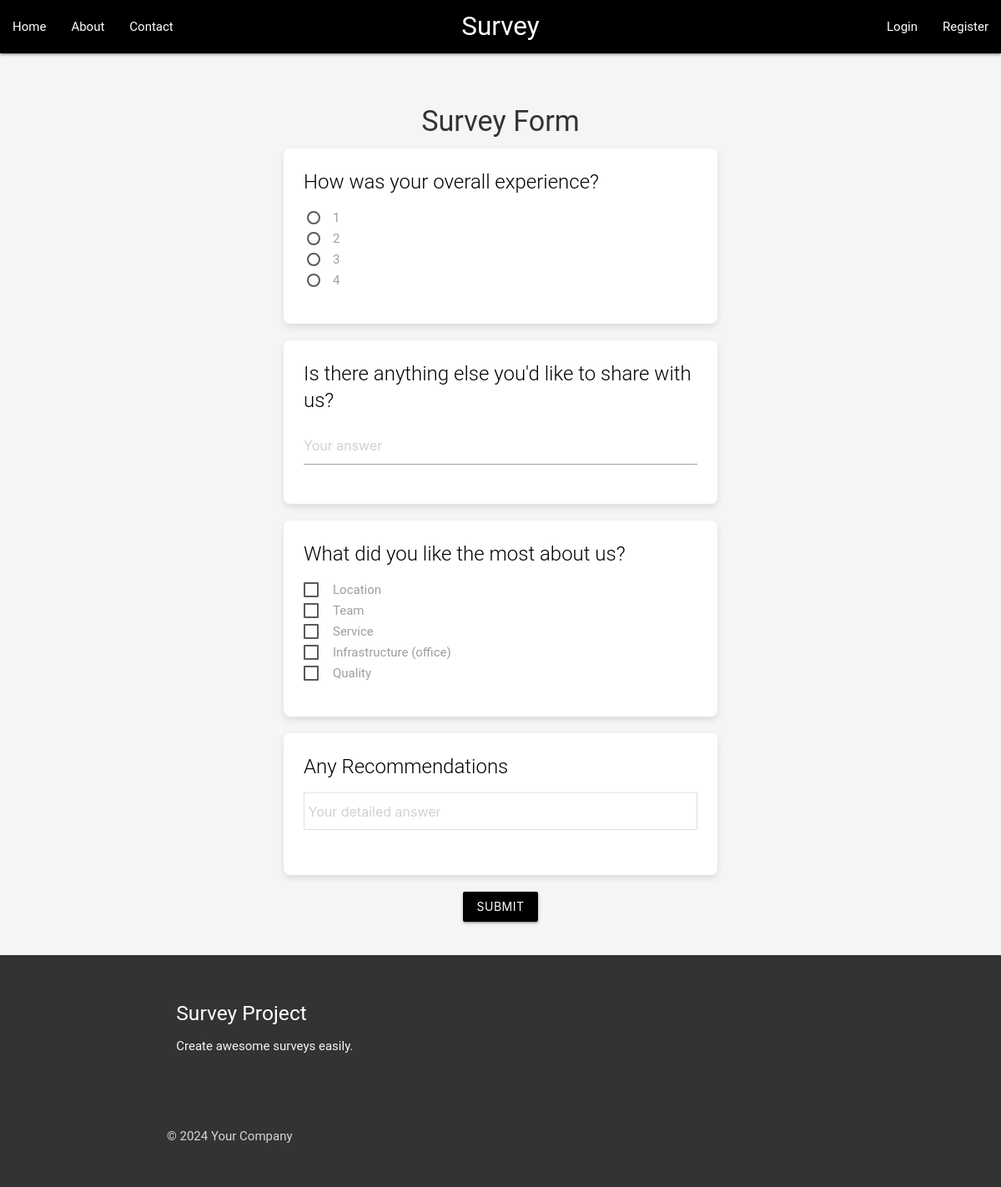
The page / on the database its author committed.
### home/models.py (models this page shows, shortened)
class Questions(models.Model):
    QUESTON_TYPE = (("Text", "Text"),( "BigText", "BigText"), ("Radio", "Radio"),
                    ("Checkbox", "Checkboz"))
    question = models.CharField(max_length=100)
    question_type = models.CharField(choices=QUESTON_TYPE, max_length=100, default="Text")

class Options(models.Model):
    question = models.ForeignKey(Questions, on_delete=models.CASCADE, related_name="options")
    option_name = models.CharField(max_length=100)

### home/views.py (the view, shortened to what this page needs)
# urls.py: path('', survey_view, name='home'),  # Root URL mapped to survey_view
def survey_view(request):
    questions = Questions.objects.all()
    return render(request, 'survey.html', {'questions': questions})

### home/templates/survey.html (shortened to what this page needs)
{% extends 'base.html' %}
{% block content %}
<div class="container">
    <h4 class="center-align">Survey Form</h4>
    <form method="post">
        {% for question in questions %}
            <div class="card hoverable">
                <div class="card-content">
                    <span class="card-title">{{ question.question }}</span>
                    <div class="input-field">
                        {% if question.question_type == "Text" %}
                            <input type="text" name="response_{{ question.id }}" class="validate" placeholder="Your answer" required>
                        {% elif question.question_type == "BigText" %}
                            <textarea name="response_{{ question.id }}" class="materialize-textarea" placeholder=" Your detailed answer" required></textarea>
                        {% elif question.question_type == "Radio" %}
                            {% for option in question.options.all %}
                                <p>
                                    <label>
                                        <span>{{ option.option_name }}</span>
                                    </label>
                                </p>
                            {% endfor %}
                        {% elif question.question_type == "Checkbox" %}
                            {% for option in question.options.all %}
                                <p>
                                    <label>
                                        <span>{{ option.option_name }}</span>
                                    </label>
                                </p>
                            {% endfor %}
                        {% endif %}
                    </div>
                </div>
            </div>
        {% endfor %}
        <div class="center-align">
            <button type="submit" class="btn waves-effect waves-light">Submit</button>
        </div>
    </form>
</div>
{% endblock %}

### home/templates/base.html (shortened to what this page needs)
<!DOCTYPE html>
<html lang="en">
<head>
    <link href="https://cdnjs.cloudflare.com/ajax/libs/materialize/1.0.0/css/materialize.min.css" rel="stylesheet">
</head>
<body>
    <nav class="nav-extended">
        <div class="nav-wrapper">
            <a href="{% url 'home' %}" class="brand-logo center">Survey</a>
            <ul class="left hide-on-med-and-down">
                <li><a href="{% url 'home' %}">Home</a></li>
                <li><a href="#">About</a></li>
                <li><a href="#">Contact</a></li>
            </ul>
            <ul class="right hide-on-med-and-down">
                <li><a href="#">Login</a></li>
                <li><a href="#">Register</a></li>
            </ul>
        </div>
    </nav>
    <div class="container">
        {% block content %}
        {% endblock %}
    </div>
    <footer class="page-footer">
        <div class="container">
            <div class="row">
                <div class="col l6 s12">
                    <h5 class="white-text">Survey Project</h5>
                    <p class="grey-text text-lighten-4">Create awesome surveys easily.</p>
                </div>
            </div>
        </div>
        <div class="footer-copyright">
            <div class="container">
                © 2024 Your Company
            </div>
        </div>
    </footer>
</body>
</html>

### home/templates/base.html (style rules this page uses)
body { background-color: #f5f5f5; color: #333333; margin: 0; font-family: 'Roboto', sans-serif; display: flex; flex-direction: column; min-height: 100vh; }
.nav-wrapper { background-color: #000000; }
.brand-logo { font-size: 1.8rem; color: #ffffff; }
.card { margin-bottom: 20px; border-radius: 8px; background-color: #ffffff; color: #333333; box-shadow: 0 4px 8px rgba(0, 0, 0, 0.1); }
.btn { background-color: #000000; color: #ffffff; }
footer.page-footer { background-color: #333333; color: #ffffff; padding: 20px 0; margin-top: auto; }
.footer-copyright { background-color: #000000; padding: 10px 0; }
.container { padding: 20px; }
.input-field input, .input-field textarea { color: #333333; background-color: #ffffff; border: 1px solid #e0e0e0; }
.card-title { color: #000000; }

### rows shown on the page
Questions: question "How was your overall experience?"
Options: option_name "1"
Options: option_name "2"
Options: option_name "3"
Options: option_name "4"
Questions: question "Is there anything else you'd like to share with us?"
Questions: question "What did you like the most about us?"
Options: option_name "Location"
Options: option_name "Team"
Options: option_name "Service"
Options: option_name "Infrastructure (office)"
Options: option_name "Quality"
Questions: question "Any Recommendations", id "Your detailed answer"
